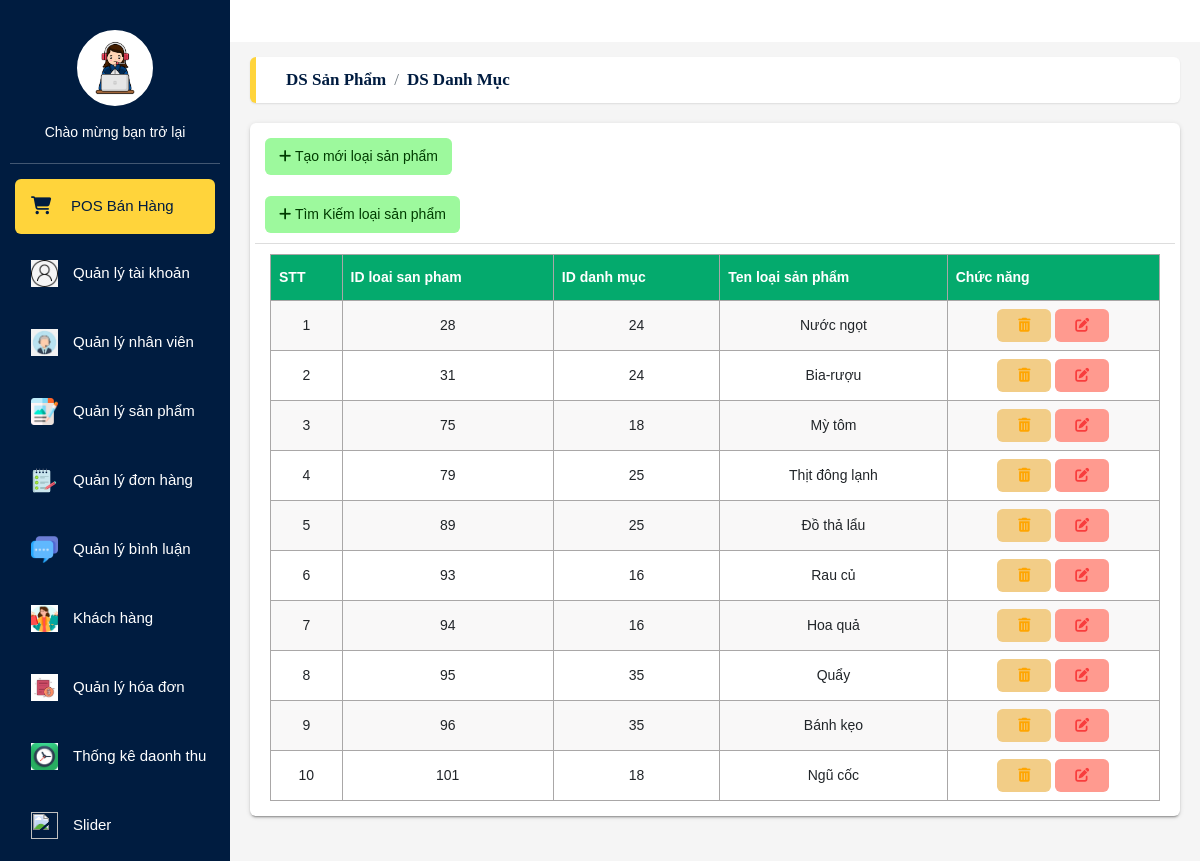
The page /admin/LoaisanphamMain.php on the database its author committed.
### tables this page shows
CREATE TABLE `tbl_loai_sp` (
  `id_loaisp` int(11) NOT NULL,
  `tenloaisp` varchar(255) NOT NULL,
  `id_danhmuc` int(11) NOT NULL
);

### admin/LoaisanphamMain.php (the view, shortened to what this page needs)
<?php
include "header.php";
include "Left_side.php";
?>
    <?php
$conn = mysqli_connect('localhost', 'root', '', 'cuahangtienloi');
if(!$conn){
    die("Ket noi that bai" . mysqli_connect_error());
}else{
    $sql = "SELECT * FROM tbl_loai_sp";
    $result = mysqli_query($conn, $sql);
    if(mysqli_num_rows($result)>0){
       echo"
       <main class='app-content'>
       <div class='app-title'>
       <ul class='app-breadcrumb breadcrumb side'>
       <li class='breadcrumb-item active'><a href='MainSanpham.php'><b>DS sản phẩm</b></a></li>
           <li class='breadcrumb-item active'><a href='DanhmucMain.php'><b>DS danh mục</b></a></li>
       </ul>
       </div>
       <div class='row'>
        <div class='col-md-12'>
            <div class='tile'>
                <div class='tile-body'>
                    <div class='row element-button'>
                        <div class='col-sm-2'>
                          <a class='btn btn-add btn-sm' href='Loaisanphamadd.php' title='Thêm'><i class='fas fa-plus'></i>
                            Tạo mới loại sản phẩm</a>
                            <br>
                            <br>
                            <a class='btn btn-add btn-sm' href='Loaisanphamsearch.php' title='Thêm'><i class='fas fa-plus'></i>
                            Tìm Kiếm loại sản phẩm</a>
                        </div>
                      </div>
                    <div>
                      <table id='customers'>
                        <tr>
                          <th>STT</th>
                          <th>ID loai san pham</th>
                          <th>ID danh mục</th>
                          <th>Ten loại sản phẩm</th>
                          <th>Chức năng</th>
                        </tr>";
                        $coun=0;
        while($row = mysqli_fetch_assoc($result)){
            $coun++;
            echo "<tr>";
            echo "<td> " .$coun. "</td>";
            echo "<td> " .$row["id_loaisp"]. "</td>";
            echo "<td> " .$row['id_danhmuc']. "</td>";
            echo "<td> " .$row['tenloaisp']. "</td>";
            echo "<td><a href='Loaisanphamdelete.php?id_loaisp=".$row['id_loaisp']."' class='btn btn-edit' type='button' title='Xóa'>
            <i class='fas fa-trash-alt'></i>
              </a>
              <a href='Loaisanphamupdate.php?id_loaisp=".$row['id_loaisp']."' class='btn btn-delete' type='button' title='Sửa'>
                <i class='fas fa-edit'></i></a>
            </td>";
        }
    }else{
        echo" Khong co du lieu";
    }
}
?>
</body>
</html>

### rows shown on the page
tbl_loai_sp: id_loaisp "28", id_danhmuc "24", tenloaisp "Nước ngọt"
tbl_loai_sp: id_loaisp "31", id_danhmuc "24", tenloaisp "Bia-rượu"
tbl_loai_sp: id_loaisp "75", id_danhmuc "18", tenloaisp "Mỳ tôm"
tbl_loai_sp: id_loaisp "79", id_danhmuc "25", tenloaisp "Thịt đông lạnh"
tbl_loai_sp: id_loaisp "89", id_danhmuc "25", tenloaisp "Đồ thả lẩu"
tbl_loai_sp: id_loaisp "93", id_danhmuc "16", tenloaisp "Rau củ"
tbl_loai_sp: id_loaisp "94", id_danhmuc "16", tenloaisp "Hoa quả"
tbl_loai_sp: id_loaisp "95", id_danhmuc "35", tenloaisp "Quẩy"
tbl_loai_sp: id_loaisp "96", id_danhmuc "35", tenloaisp "Bánh kẹo"
tbl_loai_sp: id_loaisp "101", id_danhmuc "18", tenloaisp "Ngũ cốc"
